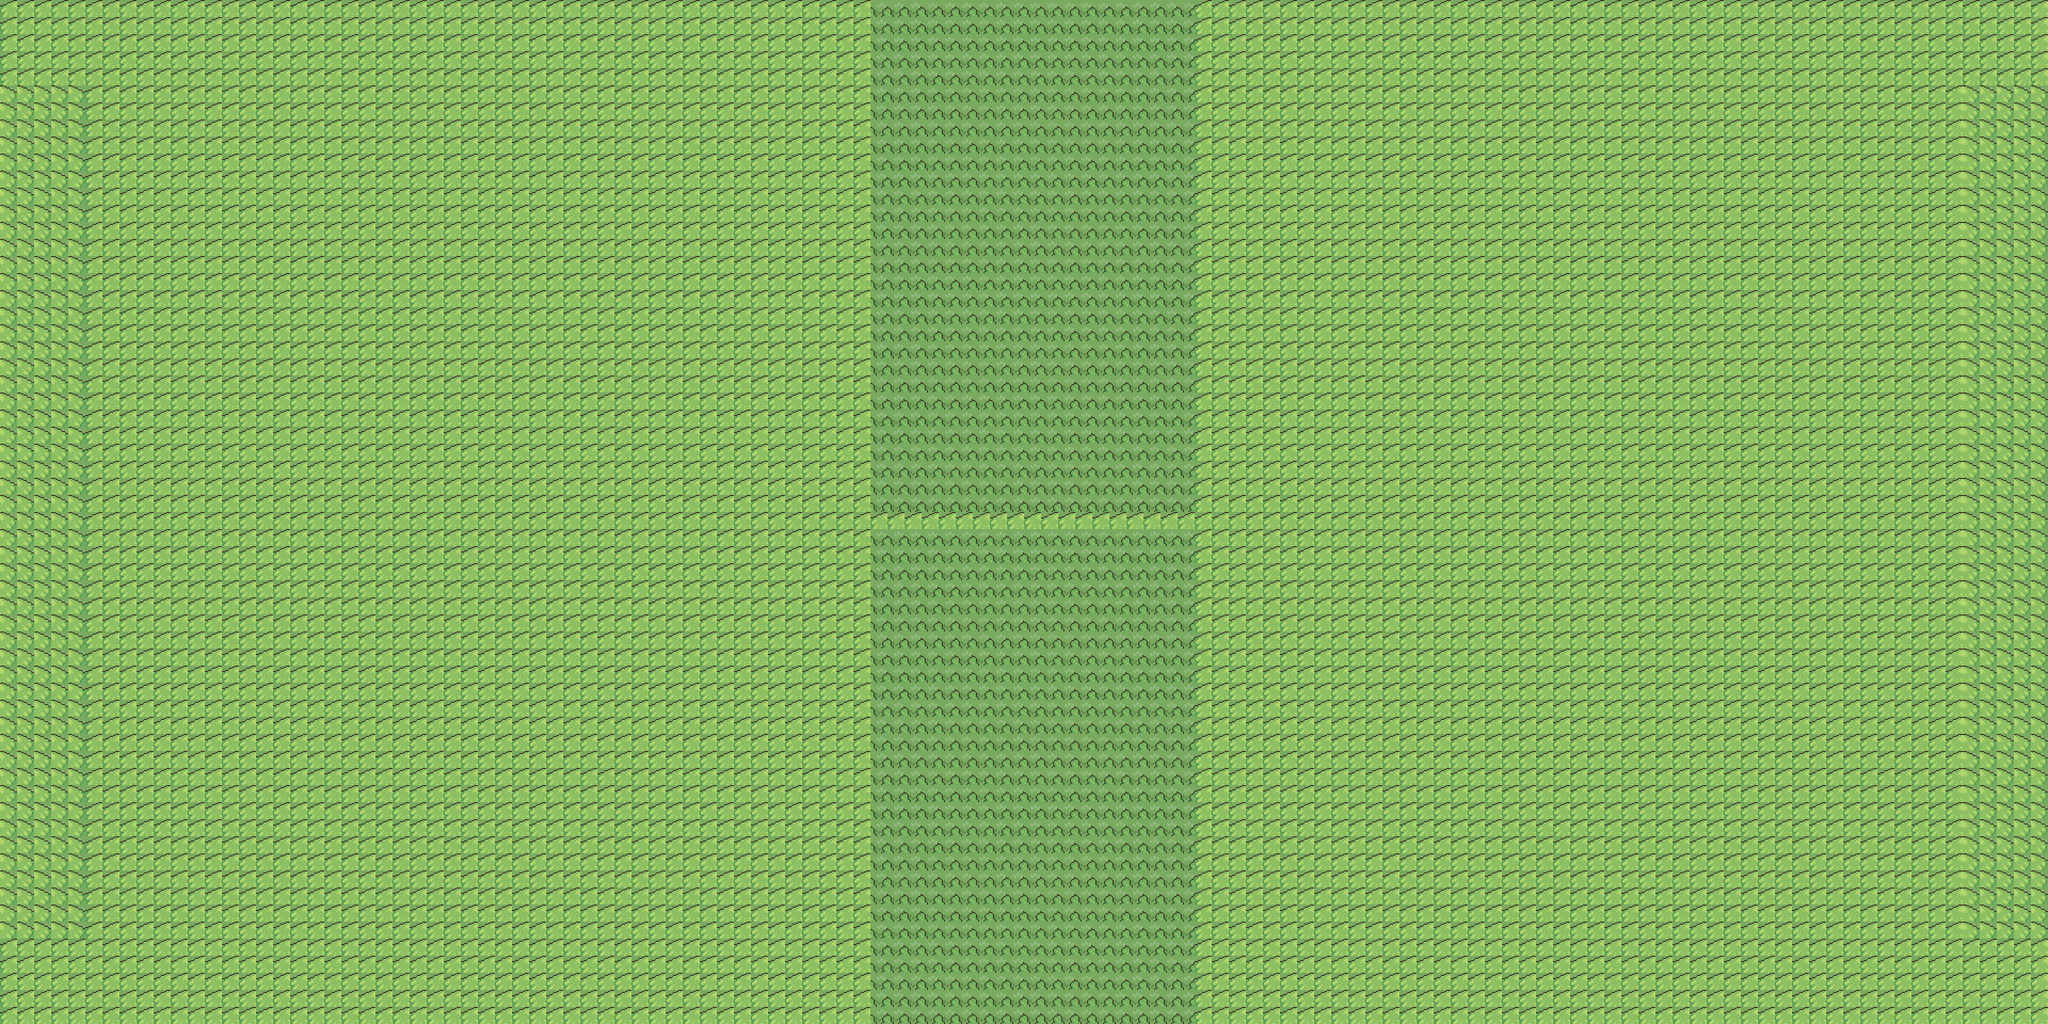

A 2D game scene composited from a Tiled map and its tileset images. What follows is a short description and the map's XML, with each tile layer's data collapsed to a summary:
An orthogonal 120x60 tile map with 32x32 px tiles, 1 tile layer (sol) and 7 objects (2x collision_rocher, Player, pnj_marcheur, pnj_garde, switch_sud, ...).

<map version="1.0" orientation="orthogonal" renderorder="right-down" width="120" height="60" tilewidth="32" tileheight="32" nextobjectid="8">
 <tileset firstgid="1" source="septeme-village.tsx" />
 <layer name="sol" width="120" height="60">
  <data>[7200 cells, 7200 non-empty, 4 distinct tile ids]</data>
 </layer>
 <objectgroup name="spawns">
  <object id="1" name="Player" x="1920" y="960" width="32" height="32" />
 </objectgroup>
 <objectgroup name="pnjs">
  <object id="2" name="pnj_marcheur" x="1200" y="1200" width="32" height="32">
   <properties>
    <property name="image" value="pnj 2.png" />
    <property name="x2" value="1456" />
    <property name="y2" value="1200" />
    <property name="speed" value="1" />
   </properties>
  </object>
  <object id="3" name="pnj_garde" x="2400" y="1800" width="32" height="32">
   <properties>
    <property name="image" value="Playerred.png" />
   </properties>
  </object>
 </objectgroup>
 <objectgroup name="collision">
  <object id="4" name="collision_rocher" x="1440" y="720" width="64" height="64" />
  <object id="5" name="collision_rocher" x="1680" y="840" width="64" height="64" />
 </objectgroup>
 <objectgroup name="exits">
  <object id="6" name="switch_sud" x="0" y="1856" width="3840" height="64">
   <properties>
    <property name="to_map" value="Megalopole_centrale" />
    <property name="to_spawn" value="Player" />
   </properties>
  </object>
  <object id="7" name="switch_nord" x="0" y="0" width="3840" height="64">
   <properties>
    <property name="to_map" value="Megalopole_centrale" />
    <property name="to_spawn" value="Player" />
   </properties>
  </object>
 </objectgroup>
</map>
